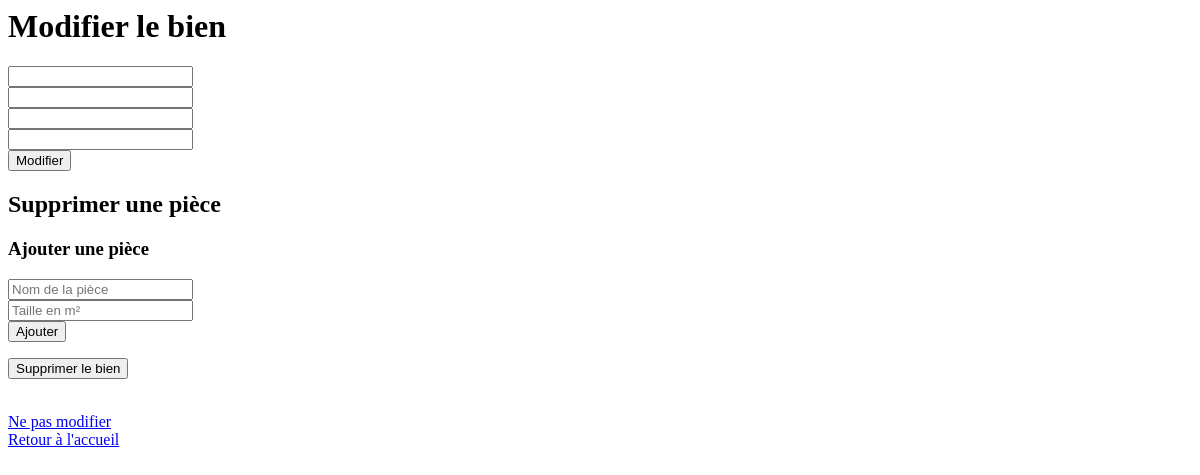
The app's page /biens/2/edit, older data.
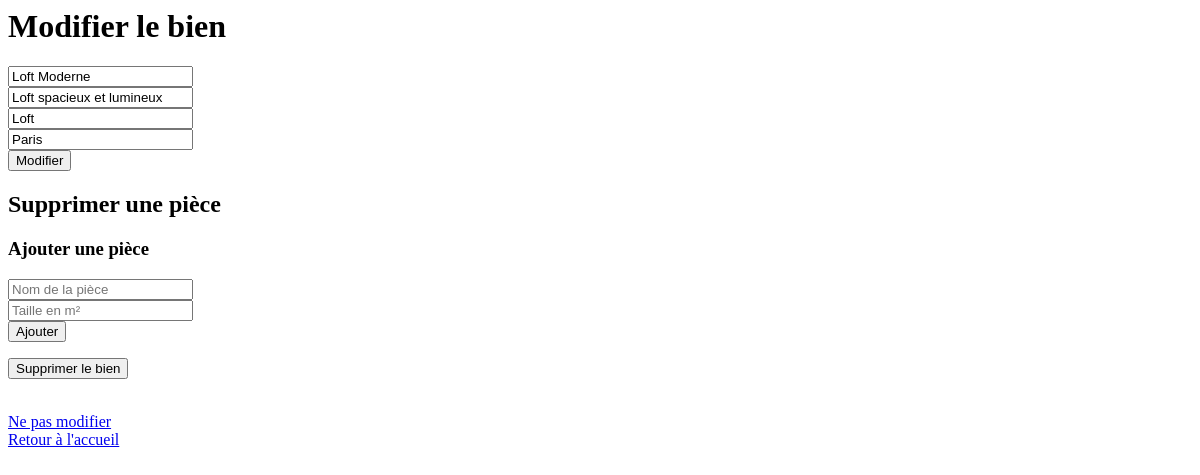
The same page, newer data.
### app/modeles/bien.py (models this page shows)
class Bien(db.Model):
    __tablename__ = "bien"
    id = db.Column(db.Integer, primary_key=True)
    nom = db.Column(db.String(100))
    description = db.Column(db.String(255))
    type_bien = db.Column(db.String(50))
    ville = db.Column(db.String(50))
    id_proprietaire = db.Column(db.Integer, db.ForeignKey('utilisateur.id'))
    pieces = db.relationship("Piece", backref="bien", cascade="all, delete", lazy=True)

### app/routes/bien_routes.py (the view)
@bien_bp.route("/biens/<int:id>/edit", methods=["GET"])
def form_modifier_bien(id):
    bien = Bien.query.get(id)
    return render_template("bien_edit.html", bien=bien)

### app/templates/bien_edit.html (shortened to what this page needs)
<h1>Modifier le bien</h1>
<form method="POST" action="/biens/{{ bien.id }}/edit">
    <input type="text" name="nom" value="{{ bien.nom }}"><br>
    <input type="text" name="description" value="{{ bien.description }}"><br>
    <input type="text" name="type_bien" value="{{ bien.type_bien }}"><br>
    <input type="text" name="ville" value="{{ bien.ville }}"><br>
    <button type="submit">Modifier</button>
</form>
<h2> Supprimer une pièce </h2>
<h3>Ajouter une pièce</h3>
<form method="POST" action="/biens/{{ bien.id }}/pieces">
    <input type="text" name="nom" placeholder="Nom de la pièce"><br>
    <input type="number" name="surface" placeholder="Taille en m²"><br>
    <button type="submit">Ajouter</button>
</form>
<form method="POST" action="/biens/{{ bien.id }}/delete">
    <button type="submit">Supprimer le bien</button>
</form><br>
<a href="/biens/{{ bien.id }}">Ne pas modifier</a><br>
<a href="/">Retour à l'accueil</a><br>

Row changes from the older to the newer data that the page shows:
added Bien: nom "Loft Moderne", description "Loft spacieux et lumineux", type_bien "Loft", ville "Paris"
